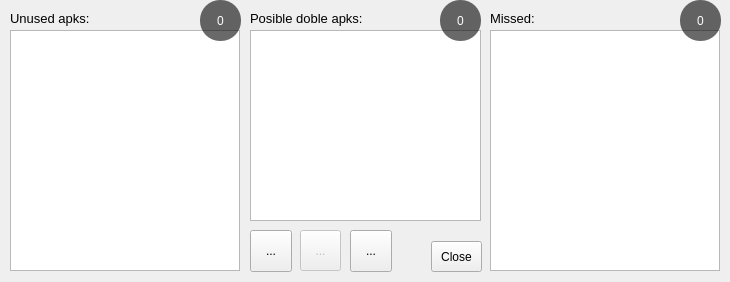
<?xml version="1.0" encoding="UTF-8"?>
<ui version="4.0">
 <class>ApkReport</class>
 <widget class="QDialog" name="ApkReport">
  <property name="windowModality">
   <enum>Qt::ApplicationModal</enum>
  </property>
  <property name="geometry">
   <rect>
    <x>0</x>
    <y>0</y>
    <width>730</width>
    <height>282</height>
   </rect>
  </property>
  <property name="minimumSize">
   <size>
    <width>730</width>
    <height>282</height>
   </size>
  </property>
  <property name="maximumSize">
   <size>
    <width>730</width>
    <height>282</height>
   </size>
  </property>
  <property name="windowTitle">
   <string>APK Existance Report</string>
  </property>
  <widget class="QTextEdit" name="textEdit">
   <property name="geometry">
    <rect>
     <x>250</x>
     <y>30</y>
     <width>231</width>
     <height>191</height>
    </rect>
   </property>
   <property name="readOnly">
    <bool>true</bool>
   </property>
   <property name="html">
    <string>&lt;!DOCTYPE HTML PUBLIC &quot;-//W3C//DTD HTML 4.0//EN&quot; &quot;http://www.w3.org/TR/REC-html40/strict.dtd&quot;&gt;
&lt;html&gt;&lt;head&gt;&lt;meta name=&quot;qrichtext&quot; content=&quot;1&quot; /&gt;&lt;style type=&quot;text/css&quot;&gt;
p, li { white-space: pre-wrap; }
&lt;/style&gt;&lt;/head&gt;&lt;body style=&quot; font-family:'MS Shell Dlg 2'; font-size:8.25pt; font-weight:400; font-style:normal;&quot;&gt;
&lt;p style=&quot;-qt-paragraph-type:empty; margin-top:0px; margin-bottom:0px; margin-left:0px; margin-right:0px; -qt-block-indent:0; text-indent:0px;&quot;&gt;&lt;br /&gt;&lt;/p&gt;&lt;/body&gt;&lt;/html&gt;</string>
   </property>
  </widget>
  <widget class="QListWidget" name="listWidget">
   <property name="geometry">
    <rect>
     <x>10</x>
     <y>30</y>
     <width>230</width>
     <height>241</height>
    </rect>
   </property>
   <property name="selectionMode">
    <enum>QAbstractItemView::MultiSelection</enum>
   </property>
  </widget>
  <widget class="QLabel" name="lMissed">
   <property name="geometry">
    <rect>
     <x>490</x>
     <y>10</y>
     <width>71</width>
     <height>16</height>
    </rect>
   </property>
   <property name="font">
    <font>
     <pointsize>10</pointsize>
    </font>
   </property>
   <property name="text">
    <string>Missed:</string>
   </property>
  </widget>
  <widget class="QLabel" name="lDouble">
   <property name="geometry">
    <rect>
     <x>250</x>
     <y>10</y>
     <width>121</width>
     <height>16</height>
    </rect>
   </property>
   <property name="font">
    <font>
     <pointsize>10</pointsize>
    </font>
   </property>
   <property name="text">
    <string>Posible doble apks:</string>
   </property>
  </widget>
  <widget class="QLabel" name="lUnused">
   <property name="geometry">
    <rect>
     <x>10</x>
     <y>10</y>
     <width>91</width>
     <height>16</height>
    </rect>
   </property>
   <property name="font">
    <font>
     <pointsize>10</pointsize>
    </font>
   </property>
   <property name="text">
    <string>Unused apks:</string>
   </property>
  </widget>
  <widget class="QLabel" name="lLoading">
   <property name="geometry">
    <rect>
     <x>330</x>
     <y>90</y>
     <width>71</width>
     <height>71</height>
    </rect>
   </property>
   <property name="text">
    <string/>
   </property>
  </widget>
  <widget class="QLabel" name="lCantM">
   <property name="geometry">
    <rect>
     <x>680</x>
     <y>0</y>
     <width>41</width>
     <height>41</height>
    </rect>
   </property>
   <property name="styleSheet">
    <string notr="true">QLabel{
background-color: rgba(0, 0, 0, 150);
border: 5px; border-radius:20px;
color:white;
font: bold 10pt &quot;MS Shell Dlg 2&quot;;}</string>
   </property>
   <property name="text">
    <string>0</string>
   </property>
   <property name="alignment">
    <set>Qt::AlignCenter</set>
   </property>
  </widget>
  <widget class="QLabel" name="lCantD">
   <property name="geometry">
    <rect>
     <x>440</x>
     <y>0</y>
     <width>41</width>
     <height>41</height>
    </rect>
   </property>
   <property name="styleSheet">
    <string notr="true">QLabel{
background-color: rgba(0, 0, 0, 150);
border: 5px; border-radius:20px;
color:white;
font: bold 10pt &quot;MS Shell Dlg 2&quot;;}</string>
   </property>
   <property name="text">
    <string>0</string>
   </property>
   <property name="alignment">
    <set>Qt::AlignCenter</set>
   </property>
  </widget>
  <widget class="QLabel" name="lCantU">
   <property name="geometry">
    <rect>
     <x>200</x>
     <y>0</y>
     <width>41</width>
     <height>41</height>
    </rect>
   </property>
   <property name="styleSheet">
    <string notr="true">QLabel{
background-color: rgba(0, 0, 0, 150);
border: 5px; border-radius:20px;
color:white;
font: bold 10pt &quot;MS Shell Dlg 2&quot;;}</string>
   </property>
   <property name="text">
    <string>0</string>
   </property>
   <property name="alignment">
    <set>Qt::AlignCenter</set>
   </property>
  </widget>
  <widget class="QToolButton" name="tbRefresh">
   <property name="geometry">
    <rect>
     <x>350</x>
     <y>230</y>
     <width>42</width>
     <height>42</height>
    </rect>
   </property>
   <property name="toolTip">
    <string>Refresh (F5)</string>
   </property>
   <property name="text">
    <string>...</string>
   </property>
   <property name="icon">
    <iconset resource="check.qrc">
     <normaloff>:/img/refresh.png</normaloff>:/img/refresh.png</iconset>
   </property>
   <property name="iconSize">
    <size>
     <width>32</width>
     <height>32</height>
    </size>
   </property>
   <property name="shortcut">
    <string>F5</string>
   </property>
  </widget>
  <widget class="QToolButton" name="toolButton_2">
   <property name="enabled">
    <bool>false</bool>
   </property>
   <property name="geometry">
    <rect>
     <x>300</x>
     <y>230</y>
     <width>41</width>
     <height>41</height>
    </rect>
   </property>
   <property name="toolTip">
    <string>Send Selected Unused to Process (Ctrl+Enter)</string>
   </property>
   <property name="text">
    <string>...</string>
   </property>
   <property name="icon">
    <iconset resource="check.qrc">
     <normaloff>:/img/send_to_process.png</normaloff>:/img/send_to_process.png</iconset>
   </property>
   <property name="iconSize">
    <size>
     <width>32</width>
     <height>32</height>
    </size>
   </property>
   <property name="shortcut">
    <string>Ctrl+Return</string>
   </property>
  </widget>
  <widget class="QToolButton" name="tbClose">
   <property name="geometry">
    <rect>
     <x>431</x>
     <y>241</y>
     <width>51</width>
     <height>31</height>
    </rect>
   </property>
   <property name="toolTip">
    <string>Close (Esc)</string>
   </property>
   <property name="text">
    <string>Close</string>
   </property>
   <property name="iconSize">
    <size>
     <width>32</width>
     <height>32</height>
    </size>
   </property>
   <property name="shortcut">
    <string>Esc</string>
   </property>
  </widget>
  <widget class="QListWidget" name="listWidget_2">
   <property name="geometry">
    <rect>
     <x>490</x>
     <y>30</y>
     <width>230</width>
     <height>241</height>
    </rect>
   </property>
  </widget>
  <widget class="QToolButton" name="tbDelete">
   <property name="geometry">
    <rect>
     <x>250</x>
     <y>230</y>
     <width>42</width>
     <height>42</height>
    </rect>
   </property>
   <property name="toolTip">
    <string>Delete Selected</string>
   </property>
   <property name="text">
    <string>...</string>
   </property>
   <property name="icon">
    <iconset resource="check.qrc">
     <normaloff>:/img/close.png</normaloff>:/img/close.png</iconset>
   </property>
   <property name="iconSize">
    <size>
     <width>32</width>
     <height>32</height>
    </size>
   </property>
   <property name="shortcut">
    <string>Del</string>
   </property>
  </widget>
  <action name="actionDelete">
   <property name="text">
    <string>Delete</string>
   </property>
   <property name="toolTip">
    <string>Delete current apk</string>
   </property>
  </action>
  <zorder>textEdit</zorder>
  <zorder>listWidget</zorder>
  <zorder>lMissed</zorder>
  <zorder>lDouble</zorder>
  <zorder>lUnused</zorder>
  <zorder>lLoading</zorder>
  <zorder>lCantD</zorder>
  <zorder>lCantU</zorder>
  <zorder>tbRefresh</zorder>
  <zorder>toolButton_2</zorder>
  <zorder>tbClose</zorder>
  <zorder>listWidget_2</zorder>
  <zorder>lCantM</zorder>
  <zorder>tbDelete</zorder>
 </widget>
 <resources>
  <include location="check.qrc"/>
 </resources>
 <connections/>
</ui>
